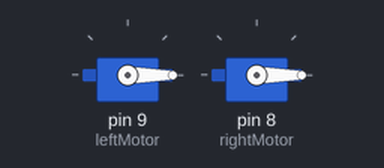
The sketch below on a simulated Arduino Uno, built with avr-gcc and run on an emulated ATmega328P. Shown: 2 × servo.

Above: at 0.05 s.
At 3.0 s:
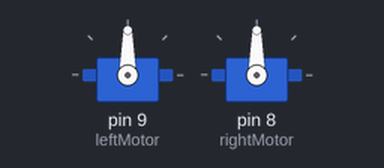
At 6.0 s:
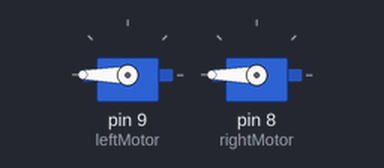
Timing chart, 0 to 7.8 s (numbered marks = the images above):
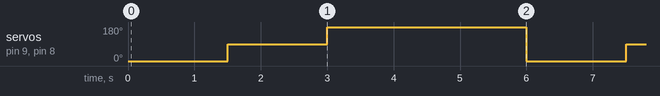

The sketch:

S1_L02_mod_servos_test.ino
```cpp
#include <Servo.h>

Servo leftMotor;
Servo rightMotor;

int pos = 0;    // variable to store the servo position

void setup()
{
  leftMotor.attach(9);  // attaches the servo on pin 9 to the servo object
  rightMotor.attach(8);
}


void loop()
{
    leftMotor.write(0);
    rightMotor.write(0);
    delay(1500);

    leftMotor.write(90);
    rightMotor.write(90);
    delay(1500);

    leftMotor.write(250);
    rightMotor.write(250);
    delay(1500);

    leftMotor.write(250);
    rightMotor.write(250);
    delay(1500);
}
```

Measured:
- by itself, servo on pin 9 (leftMotor), servo on pin 8 (rightMotor): repeats every 6.0 s: 180° 3.0 s, 0° 1.5 s, 90° 1.5 s
